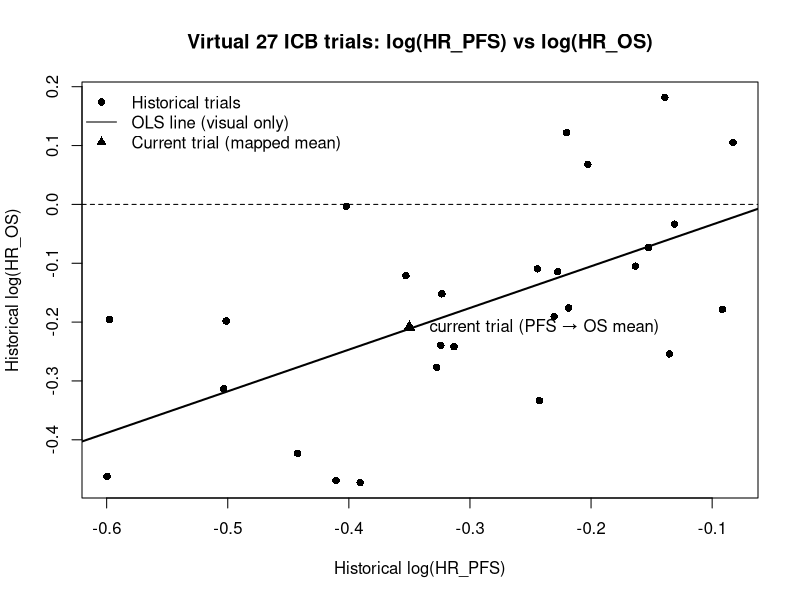
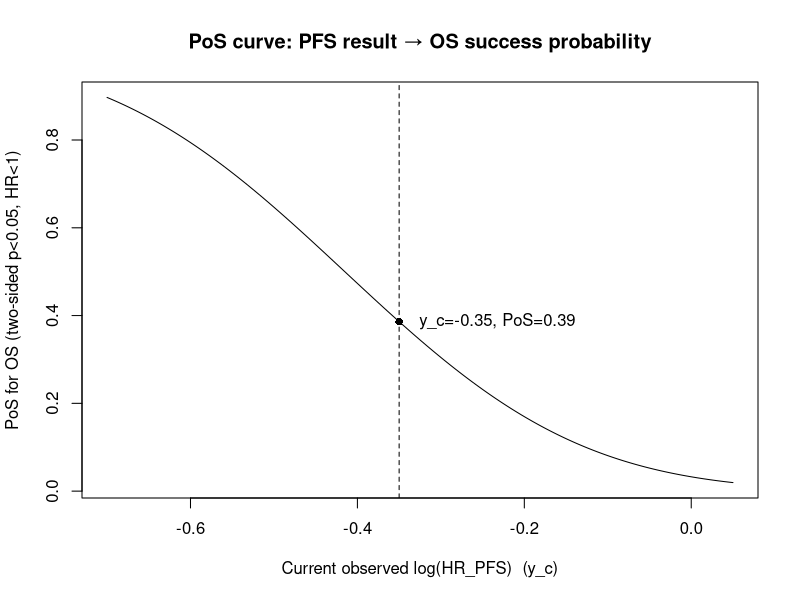
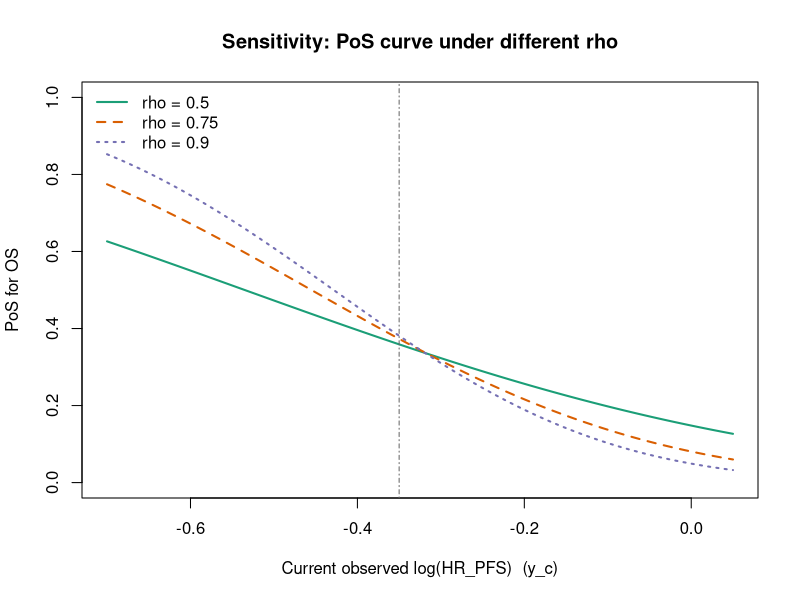

These charts were generated, in order, by the following R code:
## ---- chunk 1
#| label: setup

set.seed(20260106)

# Wrap console output to avoid going off-slide in PDF
options(width = 70)

make_pd <- function(S, eps = 1e-6) {
  dn <- dimnames(S)
  e <- eigen(S, symmetric = TRUE)
  vals <- pmax(e$values, eps)
  S_pd <- e$vectors %*% diag(vals) %*% t(e$vectors)
  dimnames(S_pd) <- dn
  S_pd
}

library(MASS)

K <- 27

# "True" hyper-parameters for the virtual historical world
mu_true <- c(OS = -0.20, PFS = -0.30)        # mean log(HR)
tau_true <- c(OS = 0.15, PFS = 0.12)         # between-study SDs
rho_true <- 0.75

Sigma_between_true <- matrix(
  c(tau_true["OS"]^2,
    rho_true*tau_true["OS"]*tau_true["PFS"],
    rho_true*tau_true["OS"]*tau_true["PFS"],
    tau_true["PFS"]^2),
  nrow = 2, byrow = TRUE,
  dimnames = list(c("OS","PFS"), c("OS","PFS"))
)

# Standard errors per trial/endpoints (roughly realistic)
se_os  <- runif(K, 0.10, 0.18)
se_pfs <- runif(K, 0.08, 0.15)

# Within-study correlation between (y_OS, y_PFS) often unknown; set 0 for base demo
r_within <- 0
Sigma_within_list <- lapply(1:K, function(i) {
  matrix(c(se_os[i]^2, r_within*se_os[i]*se_pfs[i],
           r_within*se_os[i]*se_pfs[i], se_pfs[i]^2),
         nrow = 2, byrow = TRUE)
})

# Simulate true effects and observed estimates
theta <- mvrnorm(n = K, mu = mu_true, Sigma = Sigma_between_true)
colnames(theta) <- c("OS","PFS")

y <- matrix(NA_real_, nrow = K, ncol = 2, dimnames = list(NULL, c("OS","PFS")))
for (i in 1:K) {
  e_i <- mvrnorm(n = 1, mu = c(0,0), Sigma = Sigma_within_list[[i]])
  y[i,] <- theta[i,] + e_i
}

hist_dat <- data.frame(
  trial = 1:K,
  y_os = y[,"OS"],  se_os = se_os,
  y_pfs = y[,"PFS"], se_pfs = se_pfs
)

head(hist_dat, 10)
## ---- chunk 2
#| label: estimate_between

S_obs <- cov(y)
W_bar <- Reduce("+", Sigma_within_list) / K

Sigma_between_hat <- make_pd(S_obs - W_bar)
mu_hat <- colMeans(y)

tau_hat <- sqrt(diag(Sigma_between_hat))
rho_hat <- Sigma_between_hat["OS","PFS"] / (tau_hat[1]*tau_hat[2])

list(
  mu_hat = mu_hat,
  Sigma_between_hat = Sigma_between_hat,
  tau_hat = tau_hat,
  rho_hat = rho_hat
)
## ---- chunk 3
#| label: pos_calc

# Current PFS (modify to explore scenarios)
y_c  <- -0.35   # log(HR_PFS)  ~ HR 0.70
se_c <-  0.09

# Planned OS final analysis events
# d_events = number of OS events (e.g., deaths) at the final analysis
# For 1:1 allocation, se* ≈ 2/sqrt(d)
d_events <- 240
se_star <- 2 / sqrt(d_events)

# Success threshold for two-sided alpha=0.05 and beneficial direction
c_thr <- -qnorm(0.975) * se_star

# Conditional distribution theta*_OS | y_c
var_pfs <- Sigma_between_hat["PFS","PFS"]
var_os  <- Sigma_between_hat["OS","OS"]
cov_op  <- Sigma_between_hat["OS","PFS"]

m_post <- mu_hat["OS"] + cov_op/(var_pfs + se_c^2) * (y_c - mu_hat["PFS"])
v_post <- var_os - cov_op^2/(var_pfs + se_c^2)

sd_pred <- sqrt(v_post + se_star^2)
PoS <- pnorm(c_thr, mean = m_post, sd = sd_pred)

c(
  y_c = y_c,
  HR_PFS = exp(y_c),
  m_post_OS = m_post,
  HR_OS_pred_mean = exp(m_post),
  sd_thetaOS = sqrt(v_post),
  d_events = d_events,
  se_star = se_star,
  threshold_c = c_thr,
  PoS = PoS
)
## ---- chunk 4
#| label: plot_scatter
#| fig-height: 6
#| fig-width: 9

plot(hist_dat$y_pfs, hist_dat$y_os,
     xlab = "Historical log(HR_PFS)",
     ylab = "Historical log(HR_OS)",
     main = "Virtual 27 ICB trials: log(HR_PFS) vs log(HR_OS)",
     pch = 16)

abline(h = 0, v = 0, lty = 2)
fit_lm <- lm(y_os ~ y_pfs, data = hist_dat)
abline(fit_lm, lwd = 2)

points(y_c, m_post, pch = 17, cex = 1.3)
text(y_c, m_post, labels = "  current trial (PFS → OS mean)", pos = 4)

legend("topleft",
       legend = c("Historical trials", "OLS line (visual only)", "Current trial (mapped mean)"),
       pch = c(16, NA, 17), lty = c(NA, 1, NA), bty = "n")
## ---- chunk 5
#| label: plot_pos_curve
#| fig-height: 4.6
#| fig-width: 8.5

grid_yc <- seq(-0.70, 0.05, length.out = 220)
PoS_grid <- sapply(grid_yc, function(yc) {
  m <- mu_hat["OS"] + cov_op/(var_pfs + se_c^2) * (yc - mu_hat["PFS"])
  v <- var_os - cov_op^2/(var_pfs + se_c^2)
  sd <- sqrt(v + se_star^2)
  pnorm(c_thr, mean = m, sd = sd)
})

plot(grid_yc, PoS_grid, type = "l",
     xlab = "Current observed log(HR_PFS)  (y_c)",
     ylab = "PoS for OS (two-sided p<0.05, HR<1)",
     main = "PoS curve: PFS result → OS success probability")

abline(v = y_c, lty = 2)
points(y_c, PoS, pch = 16)
text(y_c, PoS, labels = sprintf("  y_c=%.2f, PoS=%.2f", y_c, PoS), pos = 4)
## ---- chunk 6
#| label: sens_rho
#| fig-height: 6
#| fig-width: 9

rho_grid <- c(0.50, 0.75, 0.90)

# Styles for each rho
cols <- c("#1B9E77", "#D95F02", "#7570B3")
ltys <- c(1, 2, 3)

plot(NULL, xlim = range(grid_yc), ylim = c(0, 1),
     xlab = "Current observed log(HR_PFS)  (y_c)",
     ylab = "PoS for OS",
     main = "Sensitivity: PoS curve under different rho")

for (j in seq_along(rho_grid)) {
  rho_j <- rho_grid[j]

  Sigma_j <- Sigma_between_hat
  Sigma_j["OS","PFS"] <- rho_j * sqrt(Sigma_j["OS","OS"] * Sigma_j["PFS","PFS"])
  Sigma_j["PFS","OS"] <- Sigma_j["OS","PFS"]
  Sigma_j <- make_pd(Sigma_j)

  var_pfs_j <- Sigma_j["PFS","PFS"]
  var_os_j  <- Sigma_j["OS","OS"]
  cov_op_j  <- Sigma_j["OS","PFS"]

  PoS_j <- sapply(grid_yc, function(yc) {
    m  <- mu_hat["OS"] + cov_op_j/(var_pfs_j + se_c^2) * (yc - mu_hat["PFS"])
    v  <- var_os_j - cov_op_j^2/(var_pfs_j + se_c^2)
    sd <- sqrt(v + se_star^2)
    pnorm(c_thr, mean = m, sd = sd)
  })

  lines(grid_yc, PoS_j, lwd = 2, col = cols[j], lty = ltys[j])
}

# Reference line for observed y_c (style it separately so it doesn't clash)
abline(v = y_c, lty = 4, col = "grey40")

legend("topleft",
       legend = paste0("rho = ", rho_grid),
       col = cols, lty = ltys, lwd = 2,
       bty = "n")
## ---- chunk 7
#| label: sens_events

event_grid <- c(150, 200, 240, 300, 400)
res <- data.frame(d_events = event_grid, se_star = 2/sqrt(event_grid))
res$threshold_c <- -qnorm(0.975) * res$se_star

# Recompute PoS at the fixed current y_c for each event count
res$PoS <- sapply(event_grid, function(d) {
  se_s <- 2/sqrt(d)
  c_s  <- -qnorm(0.975) * se_s
  sd_p <- sqrt(v_post + se_s^2)
  pnorm(c_s, mean = m_post, sd = sd_p)
})

res$se_star      <- round(res$se_star, 4)
res$threshold_c  <- round(res$threshold_c, 4)
res$PoS          <- round(res$PoS, 4)
res

res
